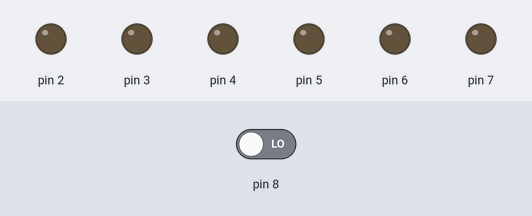
Bench run of a sketch on a simulated Arduino Uno, built with avr-gcc and run on an emulated ATmega328P. Shown: output pins drawn as LEDs (lit = HIGH). Dashed ring = blinking. The test bench sets the inputs (shaded band); at power-on: pin 8 LOW.

Above: at 1.2 s.
1.3 s: pin 8 driven HIGH
At 1.45 s:
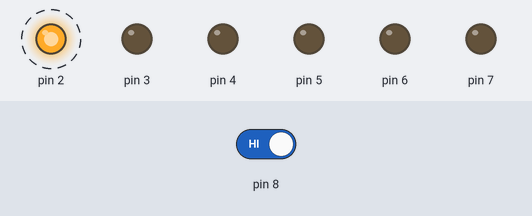
At 4.8 s:
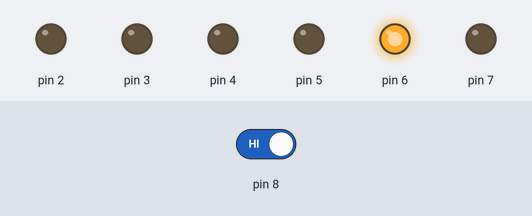
Timing chart, 0 to 6.3 s (numbered marks = the images above; inputs shaded):
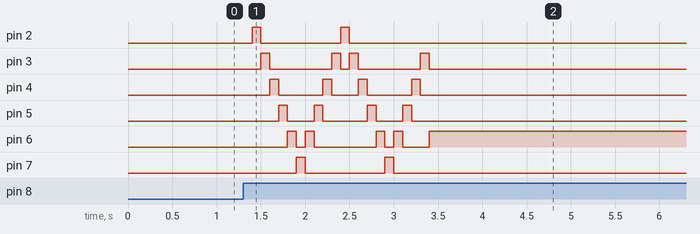

The sketch:

Dice.ino
```cpp
/*
   Dice
*/


int result = 0;
int resultDisplayed = 1;
int anim = 0;
int cycles = 0;
int direction = 1;
int switchStatePrev = 0;
int switchState = 0;

//turn off leds
void turnOffLEDs()
{
  int i;
  for(i=2;i<=7;i++)
  {
     digitalWrite(i, LOW);
  }

}

void setup() {
  // declare the LED pins as outputs
  pinMode(2, OUTPUT);
  pinMode(3, OUTPUT);
  pinMode(4, OUTPUT);
  pinMode(5, OUTPUT);
  pinMode(6, OUTPUT);
  pinMode(7, OUTPUT);

  // declare the switch pin as an input
  pinMode(8, INPUT);

 //turn off leds
  turnOffLEDs();

}


void loop() {

  // read the value of the switch
  // digitalRead() checks to see if there is voltage on the pin or not
  switchState = digitalRead(8);

  // button is pressed
  if ((switchState == HIGH) && (switchStatePrev == LOW))
  {
    anim = 0;
    cycles = 4;
    direction = 1;
    resultDisplayed = 0;
    delay(100);
    switchStatePrev = 1;
  }

  if (cycles > 0)
  {
     turnOffLEDs();
     digitalWrite(anim+2,HIGH);
     anim += direction;
     delay(100);

     if(anim == 5)
     {
        cycles--;
        direction = -1;
     }

     if(anim == 0)
     {
        cycles--;
        direction = +1;
     }
  }

  if(cycles == 0)
  {
     if(resultDisplayed == 0)
     {
        //show dice
        result = (millis() % 6) + 2;
        turnOffLEDs();
        digitalWrite(result,HIGH);
        resultDisplayed = 1;
    }
  }
  switchStatePrev = switchState;
}
```

Measured:
- after the input at 1.3 s, pin 2: alternates HIGH for 0.10 s and LOW for 0.90 s, 4 changes in all, then stays LOW, starting after 0.10 s; pin 3: LOW → HIGH after 0.20 s, → LOW 0.10 s later, → HIGH 0.70 s later, → LOW 0.10 s later, … (8 changes in this stretch)
